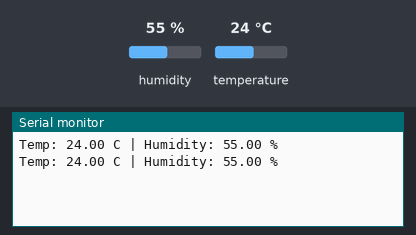
The sketch below on a simulated ESP32. Shown: the last lines printed to the serial monitor. The inputs (shaded band) are chosen by the test bench; at power-on: humidity 55 %, temperature 24 °C.

Above: at 2.8 s.
2.9 s: humidity set to 22 %
At 4.8 s:
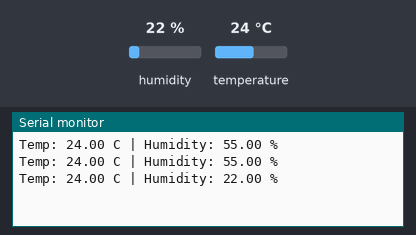
5.6 s: temperature set to 12 °C
At 7.2 s:
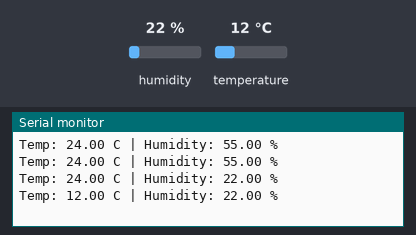
8.3 s: humidity set to 40 %
At 10.7 s:
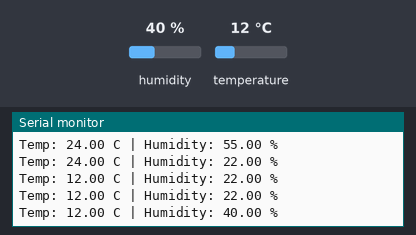
Timing chart, 0 to 12.2 s (numbered marks = the images above; inputs shaded):
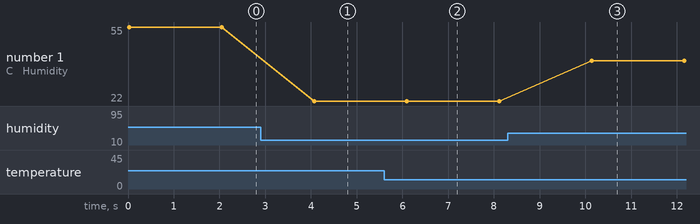

The sketch:

PR06_ESP32_DHT11.ino
```cpp
// PR 6: DHT11 Temperature & Humidity (ESP32)
// Wiring: VCC -> 3.3V, GND -> GND, DATA -> GPIO 4

#include <DHT.h>

#define DHTPIN 4
#define DHTTYPE DHT11
DHT dht(DHTPIN, DHTTYPE);

void setup() {
  Serial.begin(115200);
  dht.begin();
}

void loop() {
  float h = dht.readHumidity();
  float t = dht.readTemperature();

  if (isnan(h) || isnan(t)) {
    Serial.println("DHT11 Read Failed!");
  } else {
    Serial.print("Temp: ");
    Serial.print(t);
    Serial.print(" C | Humidity: ");
    Serial.print(h);
    Serial.println(" %");
  }
  delay(2000);
}
```

Measured:
- after the input at 2.9 s, the serial monitor: prints a new line after 1.2 s (image 1)
- after the input at 5.6 s, the serial monitor: prints a new line after 0.49 s (image 2)
- after the input at 8.3 s, the serial monitor: prints a new line after 1.8 s (image 3)
- plotted number 1: 55 → 22 after the input at 2.9 s, 22 → 40 after the input at 8.3 s
